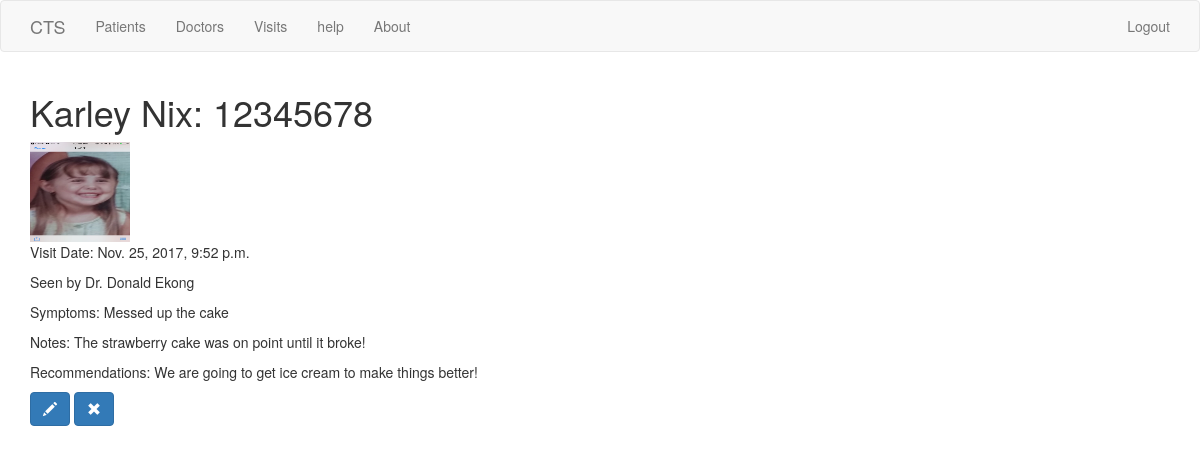
The page /visits/1 (signed in) on the database as committed earlier.
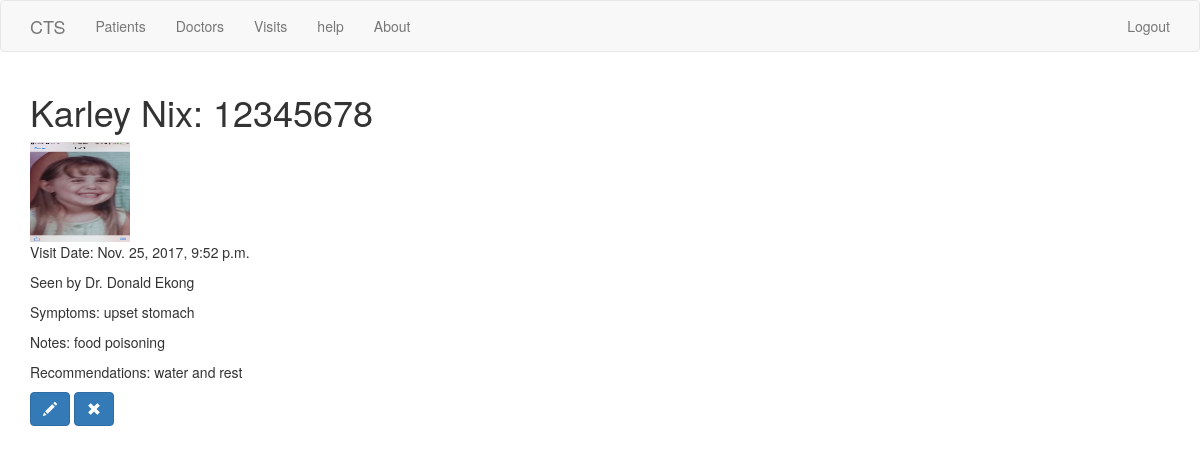
The same page on the database as committed later.
### clinic/models.py (models this page shows, shortened)
class Visit(models.Model):
    patient = models.ForeignKey('clinic.Patient', related_name='visit')
    doctor = models.ForeignKey('clinic.Doctor', related_name='visit')
    symptoms = models.TextField(blank=True)
    visit_date = models.DateTimeField(default=timezone.now)
    notes = models.TextField(blank=True)
    recommendation = models.TextField(blank=True)

class Patient(models.Model):
    patient_id = models.CharField(max_length=30, default="0000000000")
    national_id = models.CharField(max_length=30, default="0000000000")
    first_name = models.CharField(max_length=200, default="blank")
    last_name = models.CharField(max_length=200, default="blank")
    address = models.CharField(max_length=80, default="blank")
    created_date = models.DateTimeField(default=timezone.now)
    sex = models.CharField(choices=SEX, default='F', max_length=1)
    birthdate = models.DateTimeField(default=timezone.now)
    blood_type = models.IntegerField(choices=BLOOD_TYPE, default=0)
    language = models.CharField(max_length=20, default="blank")
    phone_num = models.IntegerField(default="18005000000")
    photo_ID = models.ImageField(upload_to = 'images/', blank=True)
    def __str__(self):
        return self.first_name + " " + self.last_name + ": " + self.patient_id

class Doctor(models.Model):
    doctor_id = models.IntegerField()
    first_name = models.CharField(max_length=200)
    last_name = models.CharField(max_length=200)
    specialty = models.CharField(max_length=200)
    def __str__(self):
        return self.first_name + " " + self.last_name

### clinic/views.py (the view)
# urls.py: url(r'^visits/(?P<pk>\d+)$',views.VisitDetailView.as_view(),name='visit_detail'),
class VisitDetailView(DetailView):
    model = Visit

### clinic/customMiddleware.py (called while the page is built)
    def __call__(self, request):
        print(request.path)
        if (request.user.is_authenticated() == False and request.path !="/accounts/login/"):
            return HttpResponseRedirect(reverse('login')) # or http response
        response = self.get_response(request)
        return response

### clinic/templates/clinic/visit_detail.html
{% extends "clinic/base.html" %}
{% block content %}
  <h1>{{ visit.patient }}</h1>
  <img class="photo_ID" src="{{ visit.patient.photo_ID.url }}" height="100" width="100">
  <p>Visit Date: {{ visit.visit_date }}</p>
  <p>Seen by Dr. {{ visit.doctor }}</p>
  <p>Symptoms: {{ visit.symptoms }}</p>
  <p>Notes: {{ visit.notes }}</p>
  <p>Recommendations: {{ visit.recommendation }}</p>
  <a href="{% url 'visit_update' pk=visit.pk %}" class="btn btn-primary">
    <span class="glyphicon glyphicon-pencil"></span>
  </a>
  <a href="{% url 'visit_delete' pk=visit.pk %}" class="btn btn-primary">
    <span class="glyphicon glyphicon-remove"></span>
  </a>
{% endblock %}

Rows that differ between the two databases and show on the page:
changed Visit "Karley Nix: 12345678": symptoms "Messed up the cake" → "upset stomach"; notes "The strawberry cake was on point until it broke!" → "food poisoning"; recommendation "We are going to get ice cream to make things better!" → "water and rest"
